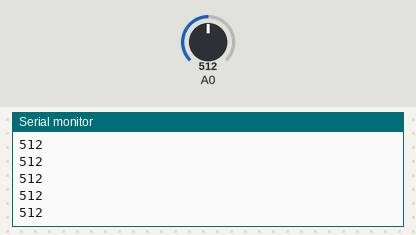
The sketch below on a simulated Arduino Uno, built with avr-gcc and run on an emulated ATmega328P. Parts: the last lines printed to the serial monitor. Inputs (shaded band) come from the test bench; at power-on: A0 = 512.

Above: at 1.2 s.
1.3 s: A0 set to 716
At 1.31 s:
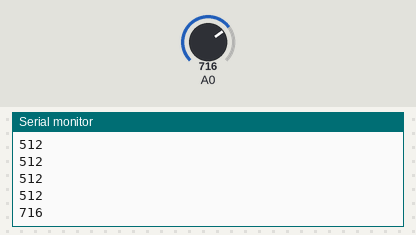
2.8 s: A0 set to 900
At 2.81 s:
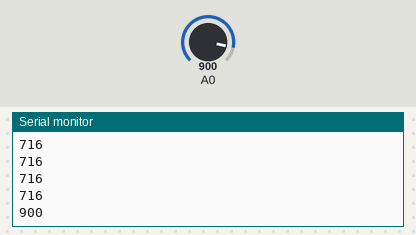
Timing chart, 0 to 5.8 s (numbered marks = the images above; inputs shaded):
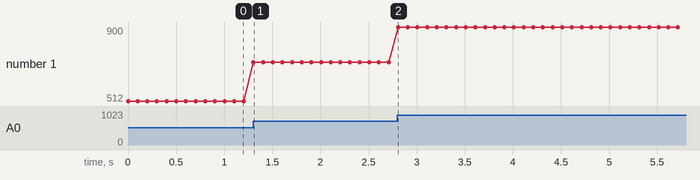

Measured:
- after the input at 1.3 s, the serial monitor: prints a new line at once (image 1)
- after the input at 2.8 s, the serial monitor: prints a new line at once (image 2)
- plotted number 1: 512 → 716 after the input at 1.3 s, 716 → 900 after the input at 2.8 s

The sketch:

MOSTRAR_VAL_POTENC.ino
```cpp
/*Leer una entrada análoga y
mostrar por la pantalla del
computador (consola serial)
el valor luego de girar el
potenciómetro.
*/
void setup() {
  Serial.begin(9600);
  pinMode(A0, INPUT);
}

void loop() {
  int Pot=analogRead(A0);
  Serial.println(Pot);
  delay(100);


}
```
